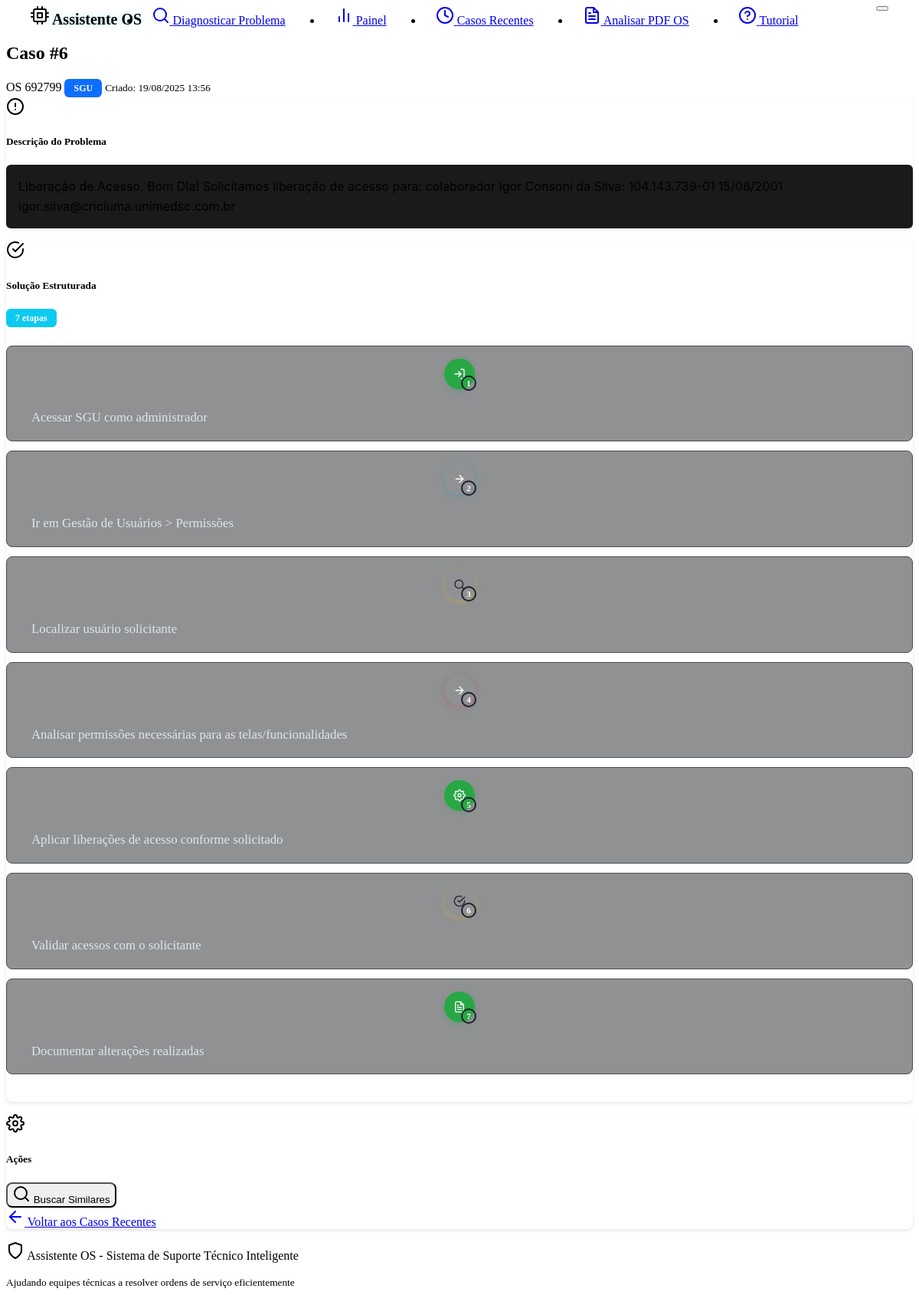
Screenshot of /cases/6 with the database file from the repository.
### models.py (models this page shows, shortened)
class Case(db.Model):
    __tablename__ = 'cases'
    id = db.Column(db.Integer, primary_key=True)
    os_number = db.Column(db.String(20), nullable=True)  # Número da OS extraído do PDF
    problem_description = db.Column(db.Text, nullable=False)
    solution = db.Column(db.Text, nullable=False)
    system_type = db.Column(db.String(100), default="Unknown")
    created_at = db.Column(db.DateTime, default=datetime.now)
    effectiveness_score = db.Column(db.Float, nullable=True)
    feedback_count = db.Column(db.Integer, default=0)
    tags = db.Column(db.String(500), default="")  # Stored as comma-separated string
    feedbacks = db.relationship("CaseFeedback", backref="case", cascade="all, delete-orphan")

### routes.py (the view)
@app.route('/cases/<int:case_id>')
def view_case(case_id):
    try:
        case = case_service.get_case_by_id(case_id)
        if not case:
            flash('Case not found.', 'error')
            return redirect(url_for('dashboard'))
        return render_template('case_detail.html', case=case)
    except Exception as e:
        logging.error(f"Error loading case {case_id}: {str(e)}")
        flash(f'Error loading case: {str(e)}', 'error')
        return redirect(url_for('dashboard'))

### app.py (called while the page is built)
@app.template_filter('format_solution_steps')
def format_solution_steps_filter(solution):
    return solution_formatter.format_solution_html(solution)

@app.template_filter('count_solution_steps')
def count_solution_steps_filter(solution):
    return solution_formatter.get_step_count(solution)

### case_service.py (called while the page is built)
    def get_case_by_id(self, case_id: int) -> Optional[Case]:
        try:
            return Case.query.get(case_id)
        except Exception as e:
            logging.error(f"Error getting case {case_id} from database: {str(e)}")
            cases = current_app.config.get('CASES_STORAGE', [])
            for case in cases:
                if case.id == case_id:
                    return case
            return None

### solution_formatter.py (called while the page is built, shortened)
    def format_solution_to_steps(self, solution: str) -> List[Dict[str, str]]:
        if not solution or not solution.strip():
            return []
        lines = solution.strip().split('\n')
        steps = []
        current_step = 1
        for line in lines:
            line = line.strip()
            if not line:
                continue
            step_content = self._extract_step_content(line)
            if step_content:
                icon = self._get_step_icon(step_content)
                steps.append({
                    'step_number': current_step,
                    'description': step_content,
                    'icon': icon
                })
                current_step += 1
        return steps

    def _extract_step_content(self, line: str) -> str:
        for pattern in self.step_patterns:
            match = re.match(pattern, line)
            if match:
                return match.group(1).strip()
        return ""

    def get_step_count(self, solution: str) -> int:
        steps = self.format_solution_to_steps(solution)
        return len(steps)

### templates/case_detail.html (shortened to what this page needs)
{% extends "base.html" %}
{% block content %}
<div class="row">
    <div class="col-lg-8 mx-auto">
        <div class="d-flex justify-content-between align-items-center mb-4">
            <div>
                <h2 class="mb-1">Caso #{{ case.id }}</h2>
                <div class="d-flex align-items-center gap-2">
                    {% if case.os_number %}
                        <span class="text-primary fw-bold">OS {{ case.os_number }}</span>
                    {% endif %}
                    <span class="badge system-badge" data-system="{{ case.system_type }}">{{ case.system_type }}</span>
                    <small class="text-muted">Criado: {{ case.created_at.strftime('%d/%m/%Y %H:%M') }}</small>
                </div>
            </div>
        </div>
        <div class="card mb-4">
            <div class="card-header d-flex align-items-center">
                <i data-feather="alert-circle" class="me-2"></i>
                <h5 class="mb-0">Descrição do Problema</h5>
            </div>
            <div class="card-body">
                <div class="bg-dark p-3 rounded border">
                    <pre class="mb-0 text-wrap">{{ case.problem_description }}</pre>
                </div>
            </div>
        </div>
        <div class="card mb-4">
            <div class="card-header d-flex align-items-center justify-content-between">
                <div class="d-flex align-items-center">
                    <i data-feather="check-circle" class="me-2 text-success"></i>
                    <h5 class="mb-0">Solução Estruturada</h5>
                </div>
                <span class="badge bg-info">{{ case.solution|count_solution_steps }} etapas</span>
            </div>
            <div class="card-body">
                <div class="solution-steps-enhanced">
                    {{ case.solution|format_solution_steps|safe }}
                </div>
            </div>
        </div>
                </div>
            </div>
        <div class="card">
            <div class="card-header d-flex align-items-center">
                <i data-feather="settings" class="me-2"></i>
                <h5 class="mb-0">Ações</h5>
            </div>
            <div class="card-body">
                <div class="row">
                    <div class="col-md-6 mb-2">
                        <button class="btn btn-outline-info w-100" onclick="findSimilarCases()">
                            <i data-feather="search" class="me-1"></i>
                            Buscar Similares
                        </button>
                    </div>
                    <div class="col-md-6 mb-2">
                        <a href="{{ url_for('recent_cases') }}" class="btn btn-outline-primary w-100">
                            <i data-feather="arrow-left" class="me-1"></i>
                            Voltar aos Casos Recentes
                        </a>
                    </div>
                </div>
            </div>
        </div>
{% endblock %}

### static/style.css (style rules this page uses)
:root { --custom-code-bg: #1a1a1a; --custom-border-radius: 8px; --glow-color: #0dcaf0; --glow-secondary: rgba(13, 202, 240, 0.3); }
.badge.bg-primary { background-color: #0d6efd !important; }
.badge.bg-info { background-color: #0dcaf0 !important; }
.badge { display: inline-block !important; padding: 0.375rem 0.75rem !important; font-size: 0.75em !important; font-weight: 600 !important; line-height: 1 !important; color: #fff !important; text-align: center !important; white-space: nowrap !important; vertical-align: baseline !important; border-radius: 0.375rem !important; }
pre { background-color: var(--custom-code-bg) !important; border: 1px solid var(--bs-border-color); border-radius: 6px; color: var(--bs-body-color); font-family: -apple-system, BlinkMacSystemFont, 'Segoe UI', Roboto, 'Helvetica Neue', Arial, sans-serif; font-size: 1rem; line-height: 1.6; white-space: pre-wrap; word-wrap: break-word; padding: 1rem; margin: 0; }
.card { border-radius: var(--custom-border-radius); box-shadow: 0 2px 4px rgba(0, 0, 0, 0.1); margin-bottom: 1rem; }
.card-header { background-color: var(--bs-dark); border-bottom: 1px solid var(--bs-border-color); border-radius: var(--custom-border-radius) var(--custom-border-radius) 0 0 !important; }
.btn { border-radius: var(--custom-border-radius); font-weight: 500; }
.badge { border-radius: var(--custom-border-radius); font-weight: 500; font-size: 0.75rem; }
.text-wrap { white-space: pre-wrap; word-wrap: break-word; }
.badge.system-badge { color: white !important; font-weight: 600 !important; border: none !important; }
:root { --step-line-color: #495057; --step-bg-color: #28a745; --step-hover-bg: #212529; --step-border-color: #343a40; }
.solution-steps { padding: 0.5rem 0; }
.step-item { position: relative; }
.step-indicator { display: flex; flex-direction: column; align-items: center; position: relative; }
.step-number { width: 40px; height: 40px; background: var(--step-bg-color); border-radius: 50%; display: flex; align-items: center; justify-content: center; color: white; font-weight: bold; font-size: 0.9rem; position: relative; z-index: 2; box-shadow: 0 2px 8px rgba(40, 167, 69, 0.3); }
.step-icon { width: 16px !important; height: 16px !important; position: absolute; top: 50%; left: 50%; transform: translate(-50%, -50%); }
.step-num { position: absolute; bottom: -2px; right: -2px; background: var(--bs-primary); color: white; font-size: 0.7rem; width: 16px; height: 16px; border-radius: 50%; display: flex; align-items: center; justify-content: center; border: 2px solid #1e1e2e; }
.step-content { padding-top: 0.25rem; padding-left: 0.5rem; }
.step-content p { line-height: 1.4; color: #e0e6ed; }
.step-item:nth-child(2n) .step-number { background: var(--bs-info); box-shadow: 0 2px 8px rgba(23, 162, 184, 0.3); }
.step-item:nth-child(3n) .step-number { background: var(--bs-warning); color: #212529; box-shadow: 0 2px 8px rgba(255, 193, 7, 0.3); }
.step-item:nth-child(4n) .step-number { background: var(--bs-danger); box-shadow: 0 2px 8px rgba(220, 53, 69, 0.3); }
.solution-steps-enhanced { padding: 1rem 0; }
.solution-steps-enhanced .step-item { background: rgba(33, 37, 41, 0.5); border: 1px solid #495057; border-radius: 8px; padding: 1rem; margin-bottom: 0.75rem; transition: all 0.2s ease; position: relative; }
.solution-steps-enhanced .step-indicator { position: relative; z-index: 2; }
.solution-steps-enhanced .step-number { width: 40px; height: 40px; font-size: 0.9rem; background: #28a745; box-shadow: 0 2px 6px rgba(40, 167, 69, 0.3); }
.solution-steps-enhanced .step-content { padding-left: 1rem; padding-top: 0.5rem; }
.solution-steps-enhanced .step-content p { font-size: 1.05rem; line-height: 1.6; color: #e0e6ed; margin-bottom: 0; }

### rows the page displays
Case: id "6", os_number "692799", system_type "SGU", created_at "19/08/2025 13:56", problem_description "Liberação de Acesso. Bom DIa! Solicitamos liberação de acesso para: colaborador Igor Consoni da Silva: 104.143.739-01 15/08/2001 igor.silva@criciuma.unimedsc.com.br", solution|count_solution_steps "7", solution "1 Acessar SGU como administrador 2 Ir em Gestão de Usuários > Permissões 3 Localizar usuário solicitante 4 Analisar permissões necessárias para as telas/funcionalidades 5 Aplicar liberações de acesso conforme solicitado 6 Validar acessos com o solicitante 7 Documentar alterações realizadas"
